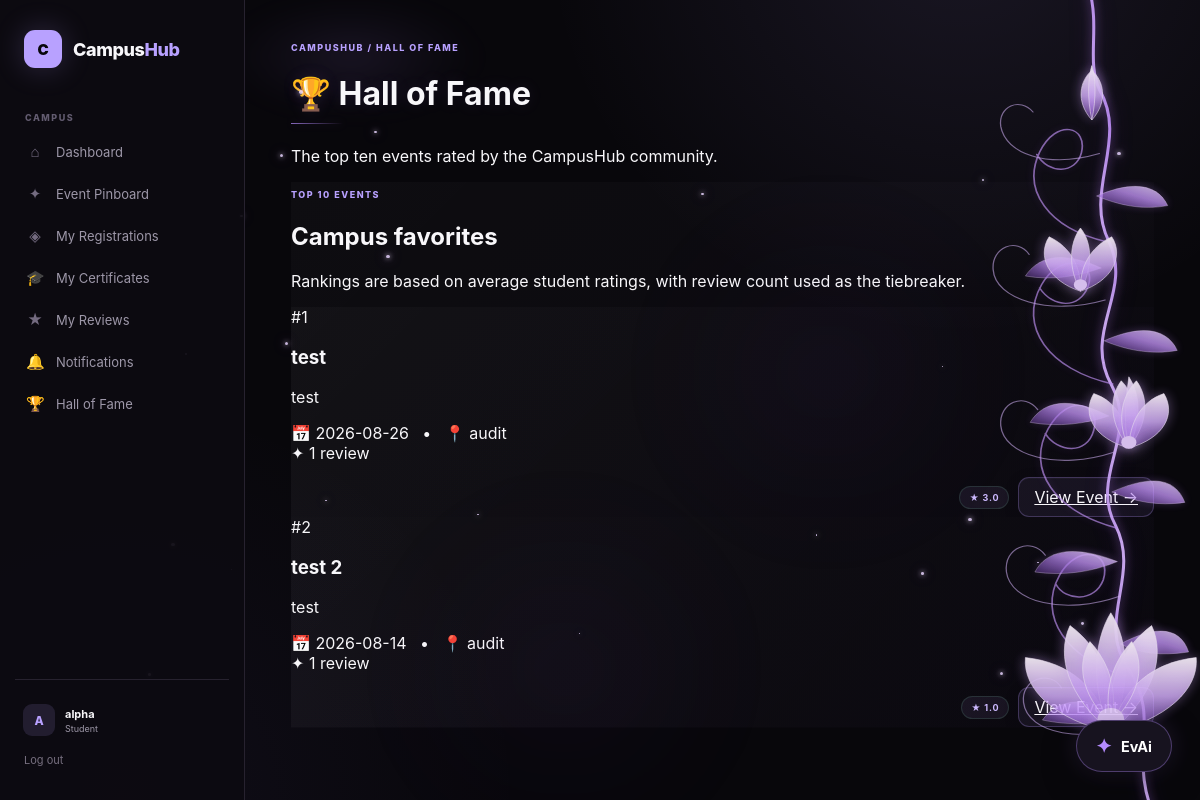
Screenshot of /hall-of-fame (signed in) with the database file from the repository.
### app/models.py (models this page shows, shortened)
class User(UserMixin, db.Model):
    id = db.Column(
        db.Integer,
        primary_key=True
    )
    name = db.Column(
        db.String(100),
        nullable=False
    )
    email = db.Column(
        db.String(150),
        unique=True,
        nullable=False
    )
    password_hash = db.Column(
        db.String(255),
        nullable=False
    )
    role = db.Column(
        db.String(30),
        nullable=False,
        default="student"
    )

class Event(db.Model):
    id = db.Column(
        db.Integer,
        primary_key=True
    )
    title = db.Column(
        db.String(150),
        nullable=False
    )
    description = db.Column(
        db.Text,
        nullable=False
    )
    event_type = db.Column(
        db.String(50),
        nullable=False
    )
    date = db.Column(
        db.String(20),
        nullable=False
    )
    start_time = db.Column(
        db.String(10),
        nullable=False
    )
    end_time = db.Column(
        db.String(10),
        nullable=False
    )
    venue = db.Column(
        db.String(150),
        nullable=False
    )
    expected_attendees = db.Column(
        db.Integer,
        default=0
    )
    budget = db.Column(
        db.Float,
        default=0
    )
    food_requirements = db.Column(
        db.Text,
        default=""
    )
    equipment_requirements = db.Column(
        db.Text,
        default=""
    )
    status = db.Column(
        db.String(30),
        default="pending"
    )
    organizer_id = db.Column(
        db.Integer,
        db.ForeignKey("user.id"),
        nullable=False
    )

### app/routes/main.py (the view)
@main_bp.route("/hall-of-fame")
@login_required
def hall_of_fame():
    events = Event.query.filter_by(
        status="approved"
    ).all()
    ranked_events = []
    for event in events:
        reviews = getattr(
            event,
            "reviews",
            []
        )
        if not reviews:
            continue
        average_rating = round(
            sum(
                review.rating
                for review in reviews
            )
            / len(reviews),
            1
        )
        ranked_events.append({
            "event": event,
            "rating": average_rating,
            "review_count": len(reviews)
        })
    ranked_events.sort(
        key=lambda item: (
            item["rating"],
            item["review_count"]
        ),
        reverse=True
    )
    ranked_events = ranked_events[:10]
    return render_template(
        "hall_of_fame.html",
        ranked_events=ranked_events
    )

### app/templates/hall_of_fame.html (shortened to what this page needs)
{% extends "base.html" %}
{% block content %}
<div class="page-header">
    <div>
        <div class="eyebrow">
            CAMPUSHUB / HALL OF FAME
        </div>
        <h1>
            🏆 Hall of Fame
        </h1>
        <p>
            The top ten events rated by the CampusHub community.
        </p>
    </div>
</div>
<div class="content-card">
    <div class="section-heading">
        <div>
            <span class="eyebrow">
                TOP 10 EVENTS
            </span>
            <h2>
                Campus favorites
            </h2>
            <p>
                Rankings are based on average student ratings,
                with review count used as the tiebreaker.
            </p>
        </div>
    </div>
    {% if ranked_events %}
        {% for item in ranked_events %}
        <div class="approval-card">
            <div class="approval-info">
                <div class="event-type">
                    #{{ loop.index }}
                </div>
                <h3>
                    {{ item.event.title }}
                </h3>
                <p>
                    {{ item.event.description }}
                </p>
                <div class="event-meta">
                    📅 {{ item.event.date }}
                    &nbsp; • &nbsp;
                    📍 {{ item.event.venue }}
                </div>
                <div class="event-meta">
                    ✦
                    {{ item.review_count }}
                    review{% if item.review_count != 1 %}s{% endif %}
                </div>
            </div>
            <div class="approval-actions">
                <span class="approved-badge">
                    ★ {{ "%.1f"|format(item.rating) }}
                </span>
                <a
                    href="{{ url_for(
                        'events.details',
                        event_id=item.event.id
                    ) }}"
                    class="secondary-btn"
                >
                    View Event →
                </a>
            </div>
        </div>
        {% endfor %}
    {% endif %}
</div>
{% endblock %}

### app/templates/base.html (shortened to what this page needs)
<!DOCTYPE html>
<html lang="en">
<head>
    <link
        rel="stylesheet"
        href="{{ url_for('static', filename='css/style.css') }}"
    >
</head>
<body class="{% if current_user.is_authenticated %}campushub-app{% endif %}">
    <div class="app-shell">
        {% if current_user.is_authenticated %}
        <aside class="sidebar">
            <a
                href="{{ url_for('main.dashboard') }}"
                class="brand"
            >
                <span class="brand-mark">
                    C
                </span>
                <span>
                    Campus<span>Hub</span>
                </span>
            </a>
            <div class="nav-section">
                <p class="nav-label">
                    CAMPUS
                </p>
                <a
                    href="{{ url_for('main.dashboard') }}"
                    class="nav-item"
                >
                    <span>⌂</span>
                    Dashboard
                </a>
                <a
                    href="{{ url_for('events.pinboard') }}"
                    class="nav-item"
                >
                    <span>✦</span>
                    Event Pinboard
                </a>
                <a
                    href="{{ url_for('events.my_registrations') }}"
                    class="nav-item"
                >
                    <span>◈</span>
                    My Registrations
                </a>
                {% if session.get("active_identity_type") == "student" %}
                <a
                    href="{{ url_for(
                        'certificate.my_certificates'
                    ) }}"
                    class="nav-item"
                >
                    <span>🎓</span>
                    My Certificates
                </a>
                {% endif %}
                {% if current_user.role == "student" %}
                <a
                    href="{{ url_for(
                        'events.my_reviews'
                    ) }}"
                    class="nav-item"
                >
                    <span>★</span>
                    My Reviews
                </a>
                {% endif %}
                <a
                    href="{{ url_for(
                        'notification.center'
                    ) }}"
                    class="nav-item"
                >
                    <span>🔔</span>
                    Notifications
                </a>
                <a
                    href="{{ url_for('main.hall_of_fame') }}"
                    class="nav-item"
                >
                    <span>🏆</span>
                    Hall of Fame
                </a>
            </div>
            <div class="sidebar-bottom">
                <div class="user-mini">
                    <div class="avatar">
                        {{ current_user.name[0]|upper }}
                    </div>
                    <div class="user-mini-info">
                        <strong>
                            {{ current_user.name }}
                        </strong>
                        <small>
                            {{ current_user.role|capitalize }}
                        </small>
                    </div>
                </div>
                <a
                    href="{{ url_for(
                        'auth.logout'
                    ) }}"
                    class="logout"
                >
                    Log out
                </a>
            </div>
        </aside>
        {% endif %}
        <main
            class="
                main-content
            "
        >
            {% block content %}
            {% endblock %}
        </main>
    </div>
    {% if current_user.is_authenticated %}
    <div id="evai-widget" class="evai-widget">
        <button
            type="button"
            id="evai-float-button"
            class="evai-float-button"
            aria-label="Open EvAi"
            title="Ask EvAi"
        >
            <span class="evai-float-icon">✦</span>
            <span class="evai-float-label">EvAi</span>
        </button>
    </div>
    {% endif %}
</body>
</html>

### rows the page displays
User: name "A", name "alpha", role "Student"
Event: event "test", event.description "test", event "2026-08-26", event.venue "audit"
Event: event "test 2", event.description "test", event "2026-08-14", event.venue "audit"

### other values shown
{{ item.review_count }} "1" "1"
{{ "%.1f"|format(item.rating) }} "3.0" "1.0"
